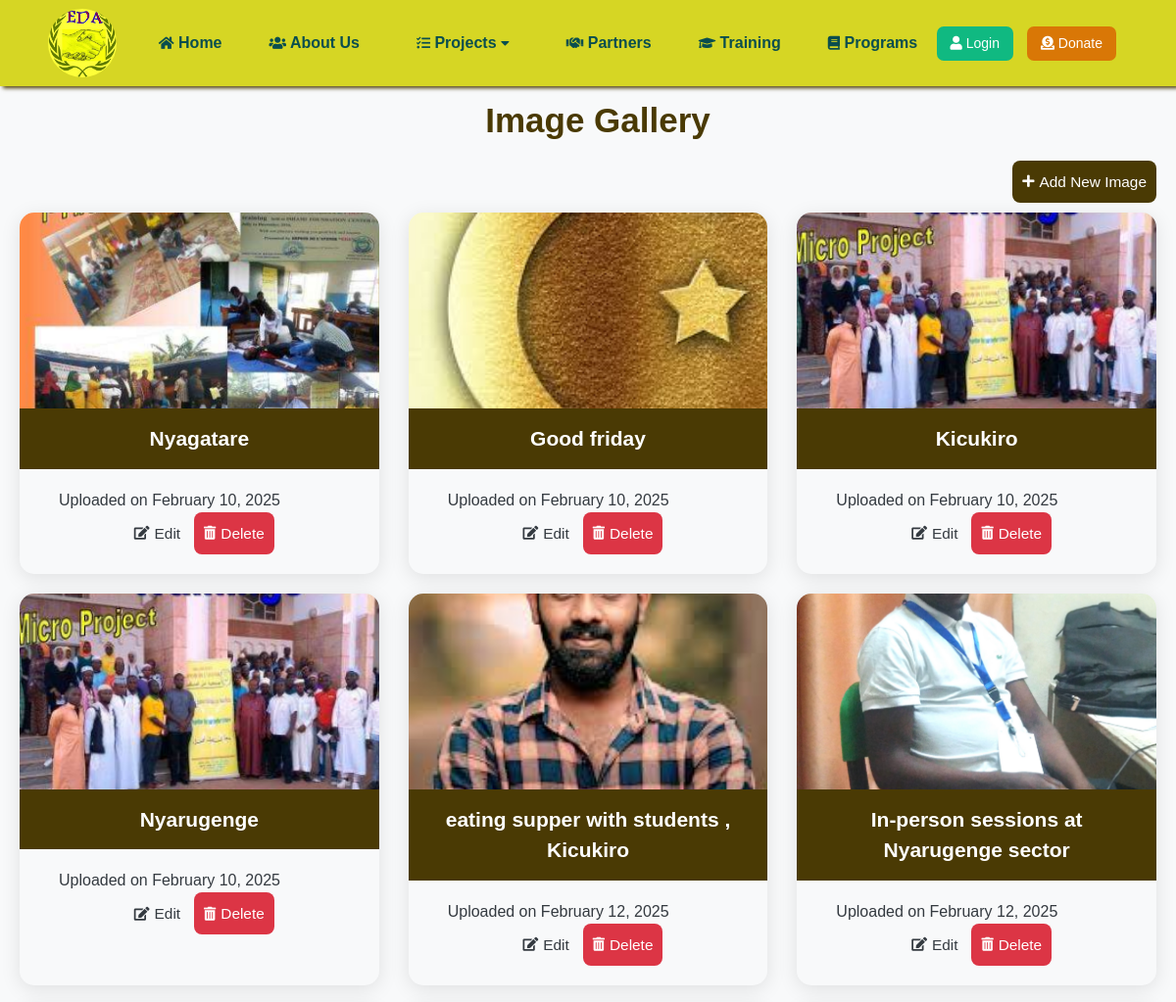
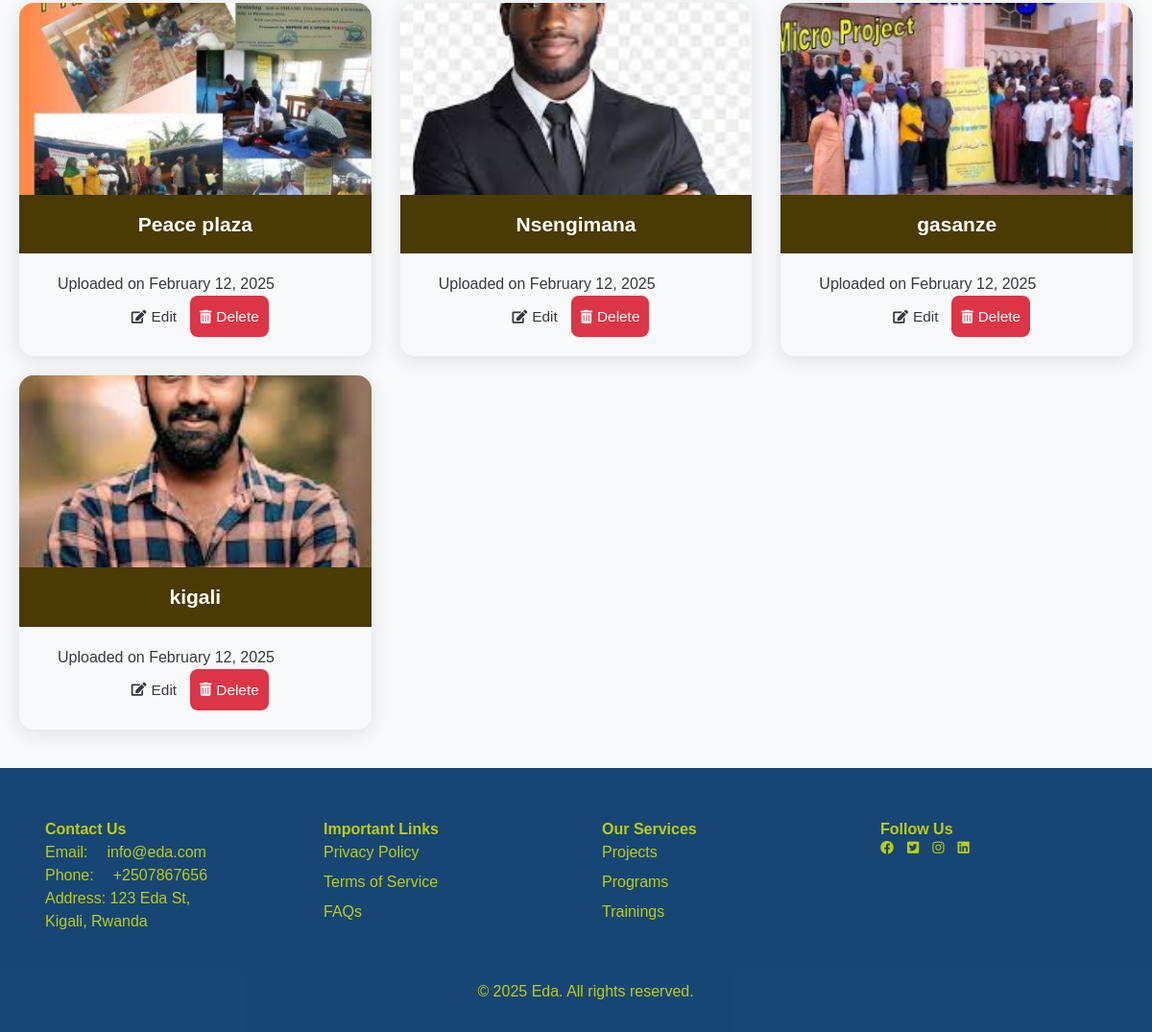
Page /gallery/ on the committed database (2 pictures, top to bottom).
### eda/models.py (models this page shows, shortened)
class gallery(models.Model):
    name = models.CharField(max_length=200)
    image = models.ImageField(upload_to='images/', null=True, blank=True)
    created_at = models.DateTimeField(auto_now_add=True)
    updated_at = models.DateTimeField(auto_now=True)

### eda/views.py (the view)
# urls.py: path('gallery/', views.galleryView, name='gallery'),
def galleryView(request):
    galleries = gallery.objects.all()
    return render(request, 'gallery.html', {'galleries': galleries})

### templates/gallery.html (shortened to what this page needs)
﻿{% extends 'base.html' %}
{% load static %}
{% block content %}
<div class="container mt-5">
    <h1 class="mb-4">Image Gallery</h1>
    <div class="mb-3 text-right">
        <a href="{% url 'add_gallery' %}" class="btn btn-primary">
            <i class="fas fa-plus"></i> Add New Image
        </a>
    </div>
    <div class="card-columns">
        {% for item in galleries %}
        <div class="card">
            {% if item.image %}
            <img src="{{ item.image.url }}" class="card-img-top" alt="{{ item.name }}">
            {% endif %}
            <div class="card-header">
                {{ item.name }}
            </div>
            <div class="card-body">
                <p class="card-text">Uploaded on {{ item.created_at|date:"F j, Y" }}</p>
                <div class="text-center">
                    <a href="{% url 'edit_gallery' item.id %}" class="btn btn-warning">
                        <i class="fas fa-edit"></i> Edit
                    </a>
                    <form action="{% url 'delete_gallery' item.id %}" method="post" style="display:inline;">
                        <button type="submit" class="btn btn-danger">
                            <i class="fas fa-trash-alt"></i> Delete
                        </button>
                    </form>
                </div>
            </div>
        </div>
        {% endfor %}
    </div>
</div>
{% endblock %}

### templates/base.html (style rules this page uses)
:root { --primary-color: rgb(74, 58, 4); --accent-color: rgba(250, 233, 9, 0.91); --background-color: rgb(248, 248, 248); --dark-background: rgba(47, 79, 78, 0.04); }
* { box-sizing: border-box; font-family: arial, sans-serif; font-size: 14px; }
body { padding: 0; margin: 0; font-family: 'Open Sans', sans-serif; background-color: #F9F9F9; }
footer a ,p, h1, h2, h3, h4, h5, h6 { font-size: 16px; margin-left: 20px; }

### templates/gallery.html (style rules this page uses)
body { background-color: #f8f9fa; font-family: Arial, sans-serif; color: #343a40; }
.container { max-width: 1200px; margin: auto; padding: 20px; }
h1 { font-size: 2.5rem; font-weight: 700; margin-bottom: 20px; color: #4a3a04; text-align: center; }
.card { border-radius: 15px; box-shadow: 0 4px 20px rgba(0, 0, 0, 0.1); overflow: hidden; transition: transform 0.2s; }
.card-header { background-color: #4a3a04; color: white; text-align: center; padding: 15px; font-size: 1.5rem; font-weight: 600; }
.card-body { padding: 20px; }
.btn { border-radius: 8px; font-size: 1.1rem; padding: 10px; transition: background-color 0.3s; display: inline-flex; align-items: center; justify-content: center; }
.btn-primary { background-color: #4a3a04; border-color: #4a3a04; color: white; }
.btn-danger { background-color: #dc3545; border-color: #dc3545; color: white; }
.card-img-top { width: 100%; height: 200px; object-fit: cover; }
.card-columns { display: flex; flex-wrap: wrap; justify-content: space-between; }
.card { flex: 0 0 calc(33.333% - 20px); margin-bottom: 20px; }
.btn i { margin-right: 5px; }

### rows in the picture
gallery: image (picture), name "Nyagatare", created_at "February 10, 2025"
gallery: image (picture), name "Good friday", created_at "February 10, 2025"
gallery: image (picture), name "Kicukiro", created_at "February 10, 2025"
gallery: image (picture), name "Nyarugenge", created_at "February 10, 2025"
gallery: image (picture), name "eating supper with students , Kicukiro", created_at "February 12, 2025"
gallery: image (picture), name "In-person sessions at Nyarugenge sector", created_at "February 12, 2025"
gallery: image (picture), name "Peace plaza", created_at "February 12, 2025"
gallery: image (picture), name "Nsengimana", created_at "February 12, 2025"
gallery: image (picture), name "gasanze", created_at "February 12, 2025"
gallery: image (picture), name "kigali", created_at "February 12, 2025"
